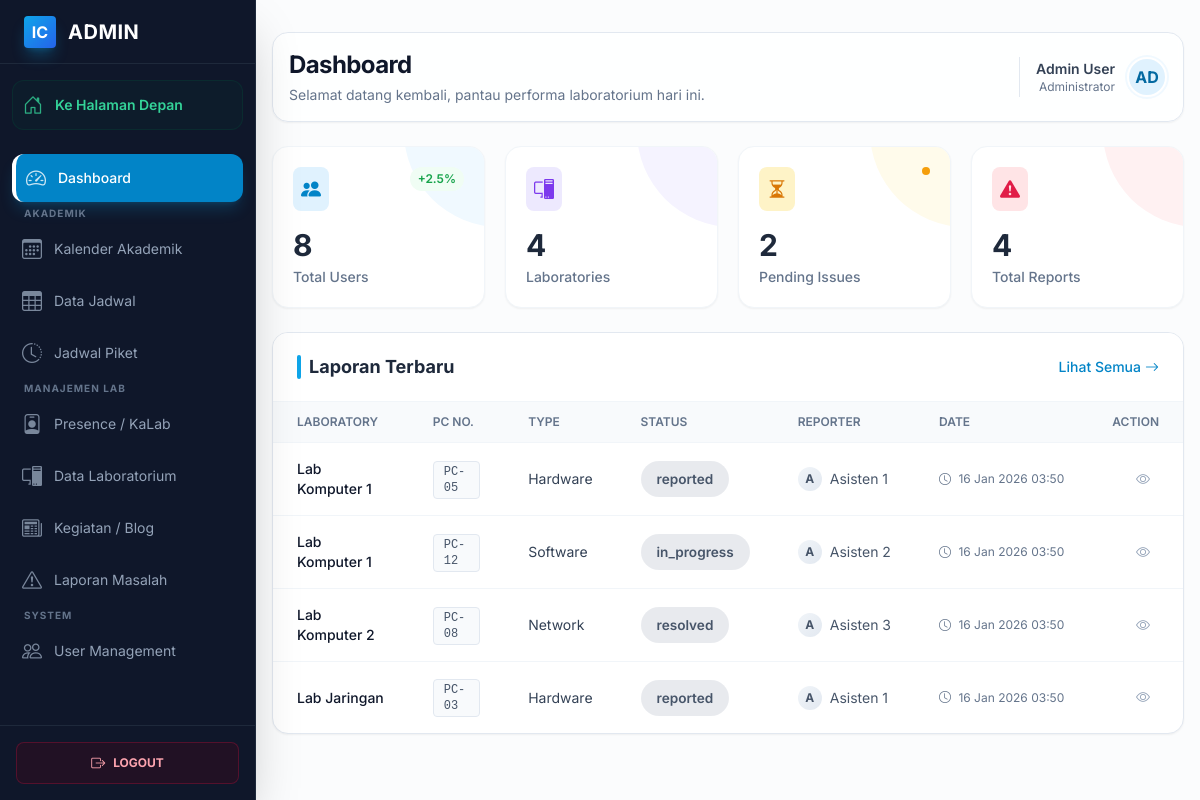
The page /public/admin/dashboard (signed in) on the database as committed earlier.
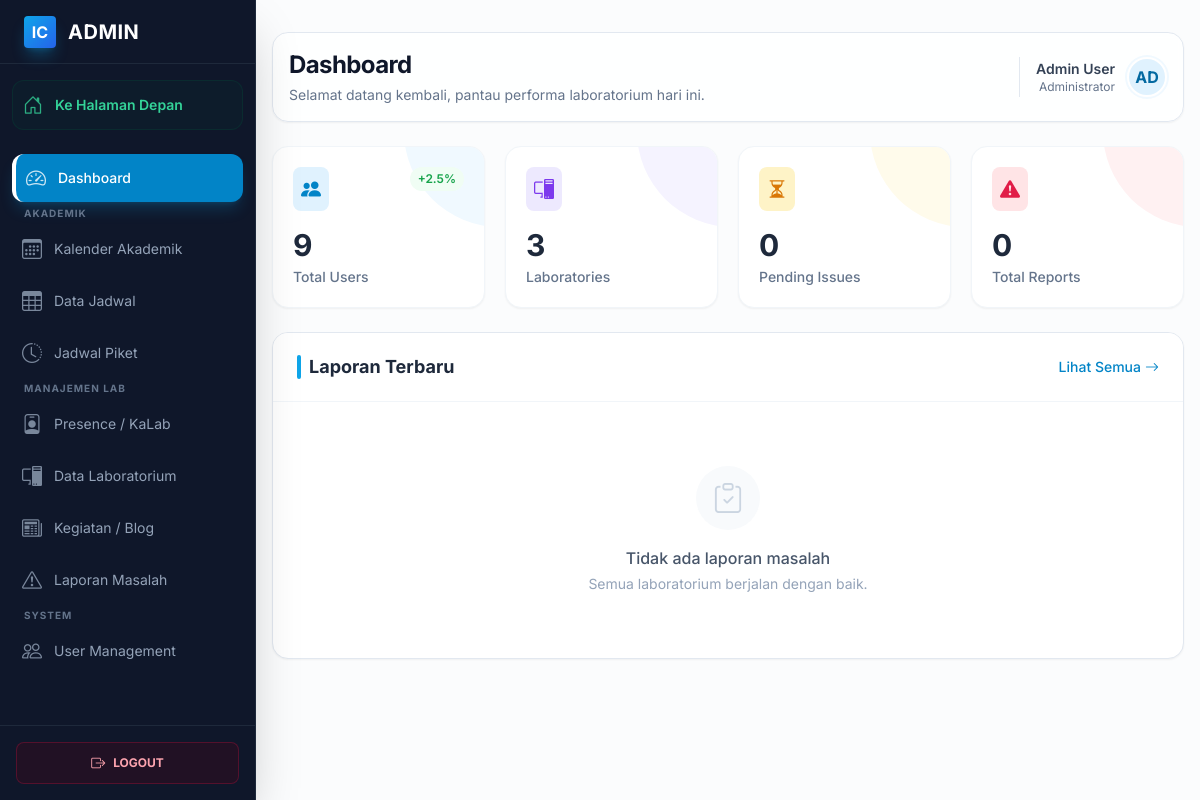
The same page on the database as committed later.
### tables this page shows
CREATE TABLE `lab_problems` (
  `id` int(11) NOT NULL,
  `laboratory_id` int(11) NOT NULL,
  `pc_number` varchar(50) DEFAULT NULL,
  `problem_type` enum('hardware','software','network','other') NOT NULL,
  `description` text NOT NULL,
  `status` enum('reported','in_progress','resolved') DEFAULT 'reported',
  `reported_by` int(11) NOT NULL,
  `assigned_to` int(11) DEFAULT NULL,
  `reported_at` timestamp NOT NULL DEFAULT current_timestamp(),
  `started_at` datetime DEFAULT NULL,
  `completed_at` datetime DEFAULT NULL
);

CREATE TABLE `laboratories` (
  `id` int(11) NOT NULL,
  `lab_name` varchar(100) NOT NULL,
  `image` varchar(255) DEFAULT NULL,
  `description` text DEFAULT NULL,
  `pc_count` int(11) DEFAULT 0,
  `tv_count` int(11) DEFAULT 0,
  `location` varchar(100) DEFAULT NULL
);

CREATE TABLE `users` (
  `id` int(11) NOT NULL,
  `name` varchar(100) NOT NULL,
  `email` varchar(100) NOT NULL,
  `phone` varchar(20) DEFAULT NULL,
  `password` varchar(255) NOT NULL,
  `role_id` int(11) NOT NULL,
  `status` enum('active','inactive') DEFAULT 'active',
  `created_at` timestamp NOT NULL DEFAULT current_timestamp()
);

### app/views/admin/dashboard.php (the view, shortened to what the rows shown need)
<?php include APP_PATH . '/views/layouts/header.php'; ?>
<div class="admin-layout antialiased bg-slate-50/50 min-h-screen relative text-slate-800">
    <?php include APP_PATH . '/views/layouts/sidebar.php'; ?>
    <main class="p-4 sm:ml-64 pt-8 transition-all duration-300">
        <div class="max-w-7xl mx-auto space-y-6">
            <div class="flex flex-col md:flex-row justify-between items-start md:items-center gap-4 bg-white/80 backdrop-blur-sm p-4 rounded-2xl border border-slate-200 shadow-sm">
                <div>
                    <h1 class="text-2xl font-bold tracking-tight text-slate-900">Dashboard</h1>
                    <p class="text-slate-500 text-sm mt-1">Selamat datang kembali, pantau performa laboratorium hari ini.</p>
                </div>
                <div class="flex items-center gap-3 pl-4 md:border-l md:border-slate-200">
                    <div class="text-right hidden sm:block">
                        <p class="text-sm font-semibold text-slate-700"><?= e($userName) ?></p>
                        <p class="text-xs text-slate-500">Administrator</p>
                    </div>
                    <div class="w-10 h-10 rounded-full bg-primary-100 flex items-center justify-center text-primary-700 font-bold border-2 border-white shadow-sm ring-2 ring-primary-50">
                        <?= strtoupper(substr($userName, 0, 2)) ?>
                    </div>
                </div>
            </div>
            <div class="admin-content space-y-6">
                <div class="grid grid-cols-1 sm:grid-cols-2 lg:grid-cols-4 gap-5">
                    <div class="group bg-white p-5 rounded-2xl border border-slate-100 shadow-sm hover:shadow-md transition-all duration-300 relative overflow-hidden">
                        <div class="relative z-10">
                            <div class="flex justify-between items-start mb-4">
                                <div class="p-2 bg-primary-100 text-primary-600 rounded-lg">
                                    <i class="bi bi-people-fill text-xl"></i>
                                </div>
                                <span class="text-xs font-semibold text-green-600 bg-green-50 px-2 py-1 rounded-full">+2.5%</span>
                            </div>
                            <div class="stat-value text-3xl font-bold text-slate-800"><?= $statistics['total_users'] ?? 0 ?></div>
                            <div class="stat-label text-slate-500 text-sm font-medium mt-1">Total Users</div>
                        </div>
                    </div>
                    <div class="group bg-white p-5 rounded-2xl border border-slate-100 shadow-sm hover:shadow-md transition-all duration-300 relative overflow-hidden">
                        <div class="absolute right-0 top-0 w-24 h-24 bg-violet-50 rounded-bl-full -mr-4 -mt-4 transition-transform group-hover:scale-110"></div>
                        <div class="relative z-10">
                            <div class="flex justify-between items-start mb-4">
                                <div class="p-2 bg-violet-100 text-violet-600 rounded-lg">
                                    <i class="bi bi-pc-display text-xl"></i>
                                </div>
                            </div>
                            <div class="stat-value text-3xl font-bold text-slate-800"><?= $statistics['total_laboratories'] ?? 0 ?></div>
                            <div class="stat-label text-slate-500 text-sm font-medium mt-1">Laboratories</div>
                        </div>
                    </div>
                    <div class="group bg-white p-5 rounded-2xl border border-slate-100 shadow-sm hover:shadow-md transition-all duration-300 relative overflow-hidden">
                        <div class="absolute right-0 top-0 w-24 h-24 bg-amber-50 rounded-bl-full -mr-4 -mt-4 transition-transform group-hover:scale-110"></div>
                        <div class="relative z-10">
                            <div class="flex justify-between items-start mb-4">
                                <div class="p-2 bg-amber-100 text-amber-600 rounded-lg">
                                    <i class="bi bi-hourglass-split text-xl"></i>
                                </div>
                                <?php if(($statistics['pending_problems'] ?? 0) > 0): ?>
                                    <span class="animate-pulse w-2 h-2 rounded-full bg-amber-500"></span>
                                <?php endif; ?>
                            </div>
                            <div class="stat-value text-3xl font-bold text-slate-800"><?= $statistics['pending_problems'] ?? 0 ?></div>
                            <div class="stat-label text-slate-500 text-sm font-medium mt-1">Pending Issues</div>
                        </div>
                    </div>
                    <div class="group bg-white p-5 rounded-2xl border border-slate-100 shadow-sm hover:shadow-md transition-all duration-300 relative overflow-hidden">
                        <div class="absolute right-0 top-0 w-24 h-24 bg-rose-50 rounded-bl-full -mr-4 -mt-4 transition-transform group-hover:scale-110"></div>
                        <div class="relative z-10">
                            <div class="flex justify-between items-start mb-4">
                                <div class="p-2 bg-rose-100 text-rose-600 rounded-lg">
                                    <i class="bi bi-exclamation-triangle-fill text-xl"></i>
                                </div>
                            </div>
                            <div class="stat-value text-3xl font-bold text-slate-800"><?= $statistics['total_problems'] ?? 0 ?></div>
                            <div class="stat-label text-slate-500 text-sm font-medium mt-1">Total Reports</div>
                        </div>
                    </div>
                </div>
                <div class="bg-white border border-slate-200 rounded-2xl shadow-sm overflow-hidden">
                    <div class="px-6 py-5 border-b border-slate-100 flex justify-between items-center bg-white">
                        <div class="flex items-center gap-2">
                            <div class="w-1 h-6 bg-primary-500 rounded-full"></div>
                            <h2 class="text-lg font-bold text-slate-800">Laporan Terbaru</h2>
                        </div>
                        <a href="<?= url('/admin/problems') ?>" class="text-sm text-primary-600 hover:text-primary-700 font-medium hover:underline flex items-center gap-1">
                            Lihat Semua <i class="bi bi-arrow-right"></i>
                        </a>
                    </div>
                    <div class="overflow-x-auto">
                        <?php if (!empty($recentProblems)): ?>
                            <table class="w-full text-sm text-left text-slate-600">
                                <thead class="text-xs text-slate-500 uppercase bg-slate-50 border-b border-slate-100">
                                    <tr>
                                        <th scope="col" class="px-6 py-3 font-semibold">Laboratory</th>
                                        <th scope="col" class="px-6 py-3 font-semibold">PC No.</th>
                                        <th scope="col" class="px-6 py-3 font-semibold">Type</th>
                                        <th scope="col" class="px-6 py-3 font-semibold">Status</th>
                                        <th scope="col" class="px-6 py-3 font-semibold">Reporter</th>
                                        <th scope="col" class="px-6 py-3 font-semibold">Date</th>
                                        <th scope="col" class="px-6 py-3 font-semibold text-right">Action</th>
                                    </tr>
                                </thead>
                                <tbody class="divide-y divide-slate-100">
                                    <?php foreach (array_slice($recentProblems, 0, 10) as $problem): ?>
                                        <tr class="hover:bg-slate-50/80 transition-colors duration-150">
                                            <td class="px-6 py-4 font-medium text-slate-900"><?= e($problem['lab_name']) ?></td>
                                            <td class="px-6 py-4">
                                                <span class="inline-flex items-center px-2.5 py-0.5 rounded border border-slate-200 bg-slate-50 text-slate-600 text-xs font-medium font-mono">
                                                    <?= e($problem['pc_number']) ?>
                                                </span>
                                            </td>
                                            <td class="px-6 py-4 text-slate-700"><?= getProblemTypeLabel($problem['problem_type']) ?></td>
                                            <td class="px-6 py-4">
                                                <?= getStatusBadge($problem['status']) ?>
                                            </td>
                                            <td class="px-6 py-4">
                                                <div class="flex items-center gap-2">
                                                    <div class="w-6 h-6 rounded-full bg-gradient-to-br from-slate-100 to-slate-200 flex items-center justify-center text-xs text-slate-600 font-bold">
                                                        <?= substr($problem['reporter_name'], 0, 1) ?>
                                                    </div>
                                                    <span class="truncate max-w-[100px]"><?= e($problem['reporter_name']) ?></span>
                                                </div>
                                            </td>
                                            <td class="px-6 py-4 text-slate-500 text-xs whitespace-nowrap">
                                                <i class="bi bi-clock me-1"></i>
                                                <?= formatDateTime($problem['reported_at']) ?>
                                            </td>
                                            <td class="px-6 py-4 text-right">
                                                <a href="<?= url('/admin/problems/' . $problem['id']) ?>"
                                                   class="inline-flex items-center justify-center w-8 h-8 rounded-full text-slate-400 hover:text-primary-600 hover:bg-primary-50 transition-all" title="View Details">
                                                    <i class="bi bi-eye"></i>
                                                </a>
                                            </td>
                                        </tr>
                                    <?php endforeach; ?>
                                </tbody>
                            </table>
                        <?php endif; ?>
                    </div>
                </div>
            </div>
        </div>
    </main>
</div>

### app/helpers/functions.php (shortened to what the rows shown need)
<?php
function e($string) {
    return htmlspecialchars($string, ENT_QUOTES, 'UTF-8');
}
function getStatusBadge($status) {
    $badges = [
        'active' => '<span style="padding: 0.5rem 1rem; border-radius: 9999px; font-size: 0.85rem; font-weight: 600; background: rgba(16, 185, 129, 0.15); color: #059669; display: inline-block;">✓ Active</span>',
        'inactive' => '<span style="padding: 0.5rem 1rem; border-radius: 9999px; font-size: 0.85rem; font-weight: 600; background: rgba(239, 68, 68, 0.15); color: #dc2626; display: inline-block;">✕ Inactive</span>',
        'pending' => '<span style="padding: 0.5rem 1rem; border-radius: 9999px; font-size: 0.85rem; font-weight: 600; background: rgba(245, 158, 11, 0.15); color: #d97706; display: inline-block;">⏳ Pending</span>',
        'completed' => '<span style="padding: 0.5rem 1rem; border-radius: 9999px; font-size: 0.85rem; font-weight: 600; background: rgba(16, 185, 129, 0.15); color: #059669; display: inline-block;">✓ Completed</span>',
        'in_progress' => '<span style="padding: 0.5rem 1rem; border-radius: 9999px; font-size: 0.85rem; font-weight: 600; background: rgba(59, 130, 246, 0.15); color: #2563eb; display: inline-block;">⚙️ In Progress</span>',
        'reported' => '<span style="padding: 0.5rem 1rem; border-radius: 9999px; font-size: 0.85rem; font-weight: 600; background: rgba(245, 158, 11, 0.15); color: #d97706; display: inline-block;">📋 Reported</span>',
        'resolved' => '<span style="padding: 0.5rem 1rem; border-radius: 9999px; font-size: 0.85rem; font-weight: 600; background: rgba(16, 185, 129, 0.15); color: #059669; display: inline-block;">✅ Resolved</span>',
    ];
    return $badges[$status] ?? '<span style="padding: 0.5rem 1rem; border-radius: 9999px; font-size: 0.85rem; font-weight: 600; background: rgba(100, 116, 139, 0.15); color: #475569; display: inline-block;">' . e($status) . '</span>';
}
function url($path = '') {
    return BASE_URL . '/' . ltrim($path, '/');
}

Rows that differ between the two databases and show on the page:
removed lab_problems: reported_by "4", id "2", laboratory.lab_name "Lab Komputer 1", pc_number "PC-12", problem_type "Software", status "in_progress", reported_by.name "A", reported_by.name "Asisten 2", reported_at "16 Jan 2026 03:50"
removed lab_problems: laboratory.lab_name "Lab Komputer 1", pc_number "PC-05", problem_type "Hardware", status "reported", reported_by.name "A", reported_by.name "Asisten 1", reported_at "16 Jan 2026 03:50"
removed lab_problems: laboratory.lab_name "Lab Komputer 2", pc_number "PC-08", problem_type "Network", status "resolved", reported_by.name "A", reported_by.name "Asisten 3", reported_at "16 Jan 2026 03:50"
removed lab_problems: laboratory.lab_name "Lab Jaringan", pc_number "PC-03", problem_type "Hardware", status "reported", reported_by.name "A", reported_by.name "Asisten 1", reported_at "16 Jan 2026 03:50"
Other text that changed with them:
$statistics['total_users']: "8" → "9"
$statistics['total_laboratories']: (not shown) → "3"
$statistics['pending_problems']: (not shown) → "0"
$statistics['total_problems']: (not shown) → "0"
text no longer shown: "LABORATORY PC NO. TYPE STATUS REPORTER DATE ACTION"
text now shown: "Tidak ada laporan masalah Semua laboratorium berjalan dengan baik."
